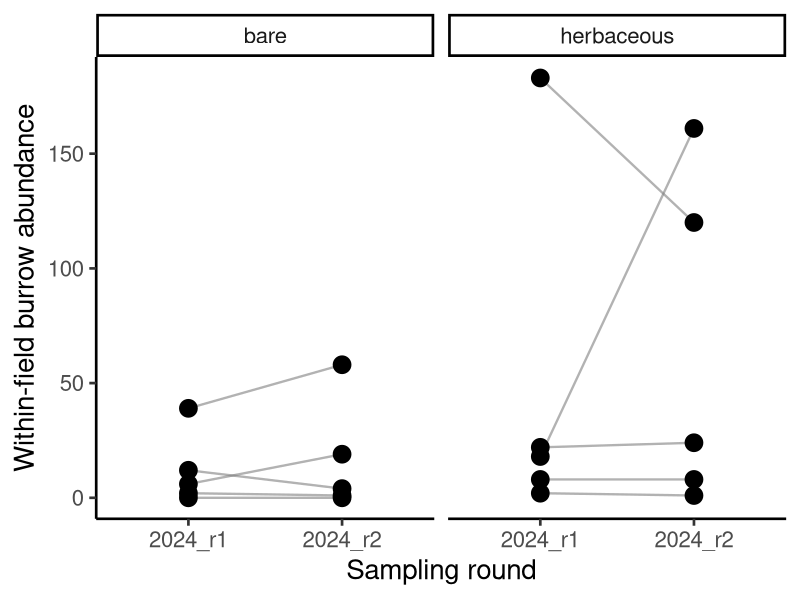
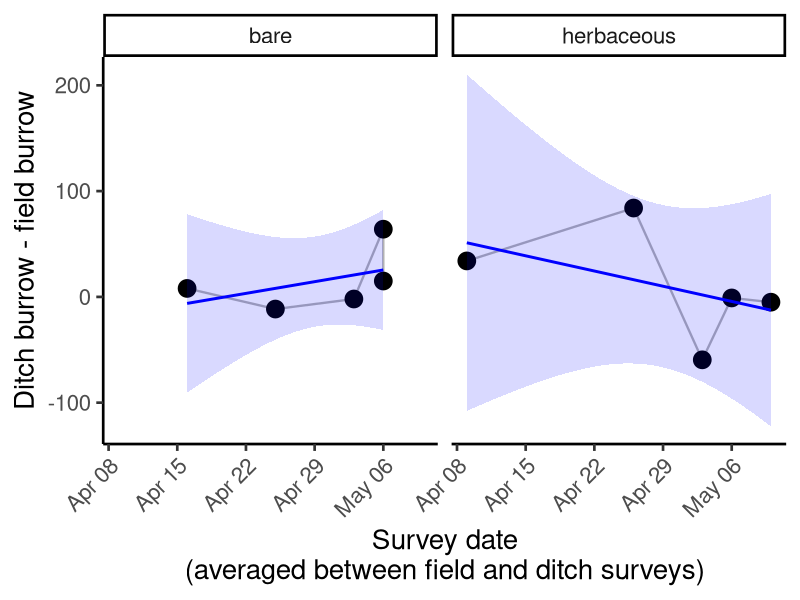
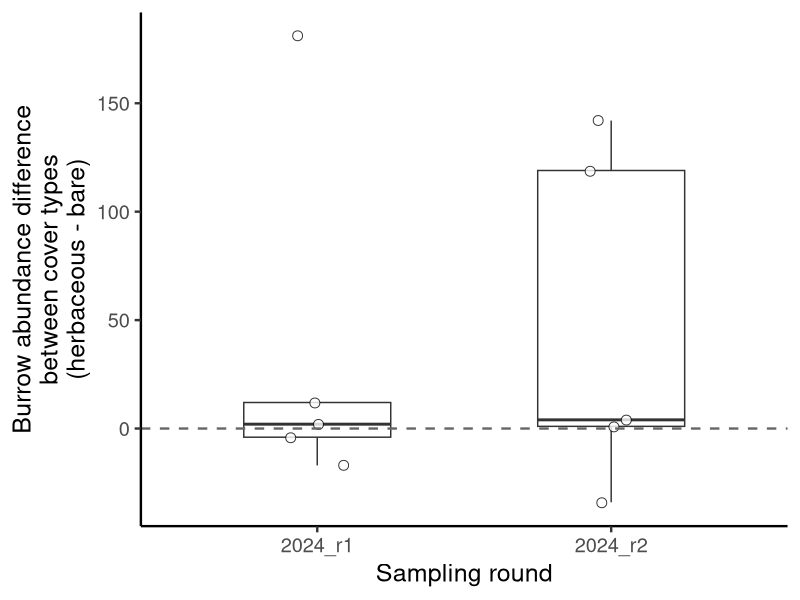
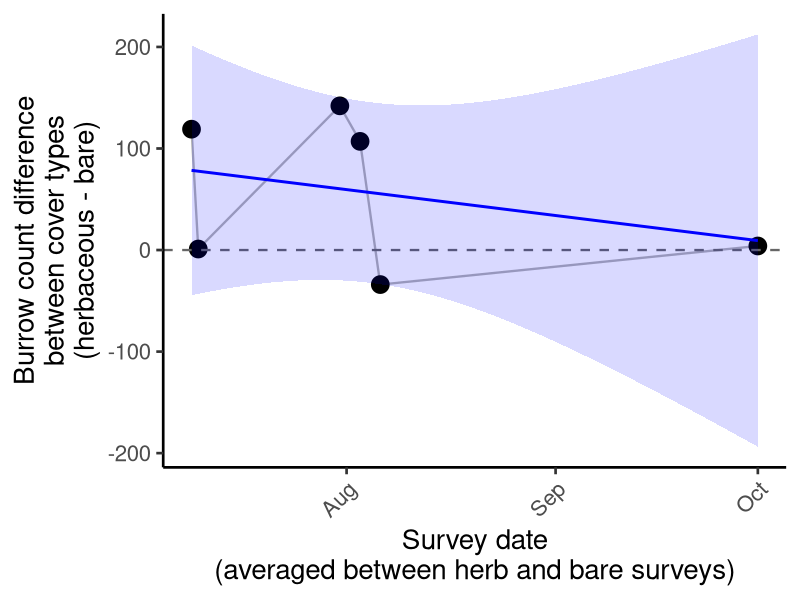

R code for these plots, in order:
## ---- chunk 1
knitr::opts_chunk$set(echo = TRUE)
knitr::opts_knit$set(root.dir = "~/Library/CloudStorage/OneDrive-UBC/MSc/12_analysis/rodent-bee-blueberry")
## ---- chunk 2
#load package
library(tidyverse)   #data manipulation, visualization etc. (dplyr, ggplot2, tidyr)
library(lubridate) #date <-> julian date


#read in data
rodent <- read.csv("06_cleandata/rodent_cleanv2.csv")

#add plot type
rodent <- rodent %>%
  mutate(plot_type = if_else(plot_id == "d", "ditch", "field")) %>%
  mutate(plot_type = as.factor(plot_type)) 

#correct round names
rodent <- rodent %>%
  filter(round != "") %>%
  # change r4 to r2
  mutate(round = ifelse(round == "2024_r4", "2024_r2", round))

#check
unique(rodent$round)

#Add area names to dataset
site_info <- read.csv("06_cleandata/site_info_clean.csv")

rodent <- rodent %>%
  left_join(site_info %>% dplyr::select(site_id, area, cover_type), by = c("site_id")) %>%
  mutate(area = ifelse(area == "pittmeadows_1", "pittmeadows", area)) %>%
  mutate(area = ifelse(area == "surrey_1", "surrey", area))


#load date data
rodent_dates_dVf <- read.csv("06_cleandata/rodent_dates_dVf.csv")

rodent_dates_fVb <- read.csv("06_cleandata/rodent_dates_fVb.csv")
## ---- chunk 3
#create vector for site names
site_names <- c("bates_57b", "bks_56", "chong_68", "bks_68", "chong_96", "bks_96", "gwb_neaves", "bks_neaves", "avtar_168", "surjit_168", "sandhu_ladnertrunk", "lbf_ladnertrunk")

#create vector for round numbers
round <-c("2024_r1", "2024_r2")


#combine vectors into dataframe 
samples_plot <- tibble(site = site_names) %>%
  expand_grid(round)

#remove rows from 2024 NS bee round and 2024 R1 veg for Sandhu farms and LBF farms (not sampled during that round)
surveys <- samples_plot %>%
  filter(!(site == "sandhu_ladnertrunk" & round == "2024_r1"))
surveys <- surveys %>%
  filter(!(site == "lbf_ladnertrunk" & round == "2024_r1"))

#rename site column
surveys <- surveys %>%
  rename(site_id = site)

#add area and cover type to df
surveys <- surveys %>%
  left_join(site_info %>% select(site_id, area, cover_type), by = c("site_id"))

#update cover type categories
surveys <- surveys %>%
   mutate(
     cover_type = as.factor(cover_type),
     cover_type = fct_recode(cover_type, "bare" = "bare", "herbaceous" = "grass")
   )

## ---- chunk 4
#filter rodent data to only within field, 
rodent_field <- rodent %>%
  filter(plot_type == "field") 

#create summary dataframe for rodent data
rodent_summary <- rodent_field %>%
  group_by(site_id, round) %>%
  summarise(num_burrows = n(), .groups = "drop") ##drop the groupings

#Add number of burrows to surveys dataframe
surveys <- surveys %>%
  left_join(rodent_summary, by = c("site_id", "round")) %>%
   mutate(num_burrows = replace_na(num_burrows, 0))

#remove sandhu ladnertrunk and lbf ladnertrunk since they were only recorded in r2
surveys <- surveys %>%
  filter(!(site_id == "sandhu_ladnertrunk"))
surveys <- surveys %>%
  filter(!(site_id == "lbf_ladnertrunk"))

#create bare vs grass surveys dfs
bare_surveys <- surveys %>%
  filter(cover_type == "bare")
  
grass_surveys <- surveys %>%
  filter(cover_type == "herbaceous")
## ---- chunk 5
# Plotting the trajectories
ggplot(surveys, aes(x = round, y = num_burrows, group = site_id)) +
  # 1. Draw the connecting lines first so they sit behind the points
  geom_line(color = "grey50", alpha = 0.6, size = 0.8) +
  
  # 2. Draw the points on top (using shape = 21 so they can take a 'fill' color)
  geom_point(shape = 21, size = 5, fill = "black", stroke = 1) +
  labs(
    x = "Sampling round",
    y = "Within-field burrow abundance",
    fill = "Cover type"
  ) +
  # 3. Split into panels by cover type
  facet_wrap(~cover_type) +
  theme_classic(base_size = 20)

## ---- chunk 6
#All sites
#check significance using paired wilcoxon signed-rank test
#Reshape data to wide format (one row per site, columns for R1 and R4)
rodent_wide <- surveys %>%
  pivot_wider(
    id_cols = c(site_id, cover_type, area), 
    names_from = round, 
    values_from = num_burrows,
    values_fill = 0 # If a site had no burrows in a round, it's a 0
  )

# 2. Run the paired test
wilcox.test(rodent_wide$`2024_r1`, rodent_wide$`2024_r2`, paired = TRUE)
##p=0.6236. We fail to reject the null hypothesisi that true location shift is equal to zero. 
##Therefore, we did not find a significant change in rodent burrow abundance over the course of the season.

#bare sites
rodent_wide_bare <- rodent_wide %>%
  filter(cover_type == "bare")
# 2. Run the paired test
wilcox.test(rodent_wide_bare$`2024_r1`, rodent_wide_bare$`2024_r2`, paired = TRUE)
##p=0.5839. We fail to reject the null hypothesisi that true location shift is equal to zero. 
##Therefore, we did not find a significant change in rodent burrow abundance over the course of the season.

#herbaceous sites
rodent_wide_herb <- rodent_wide %>%
  filter(cover_type == "herbaceous")
# 2. Run the paired test
wilcox.test(rodent_wide_herb$`2024_r1`, rodent_wide_herb$`2024_r2`, paired = TRUE)
##p=0.8551. We fail to reject the null hypothesisi that true location shift is equal to zero. 
##Therefore, we did not find a significant change in rodent burrow abundance over the course of the season.

## ---- chunk 7
#calculate number of burrows in ditch and average number of burrows in field plots at each site 
#create vector for site names not "sandhu_ladnertrunk" and "lbf_ladnertrunk" since they were not sampled during that round
site_names2 <- c("bates_57b", "bks_56", "chong_68", "bks_68", "chong_96", "bks_96", "gwb_neaves", "bks_neaves", "avtar_168", "surjit_168")

#create vector for plot type
plot_type <-c("ditch", "field")


#combine vectors into dataframe 
samples_plot2 <- tibble(site_id = site_names2) %>%
  expand_grid(plot_type)

#add area and cover type
samples_plot2 <- samples_plot2 %>%
  left_join(site_info %>% select(site_id, area, cover_type), by = c("site_id"))

#fix cover type formatting
surveys2 <- samples_plot2 %>%
   mutate(
     cover_type = as.factor(cover_type),
     cover_type = fct_recode(cover_type, "bare" = "bare", "herbaceous" = "grass")
   )

#add sampling date
site_dates <- rodent_dates_dVf %>%
  group_by(site_id, plot_type) %>%
  summarise(
    date = first(date), #select first date for each site/plot type combo so that there is one date for field and one for bare for each site within this round
    .groups = "drop"
  )
surveys2 <- surveys2 %>%
  # Pull the dates in by matching site_id
  left_join(site_dates, by = c("site_id", "plot_type"))

## ---- chunk 8
#filter to round 1 data (since that has ditch and within field measurements)
rodent_r1 <- rodent %>%
  filter(round == "2024_r1")

#create summary dataframe for rodent data
rodent_summary2 <- rodent_r1 %>%
  group_by(site_id, plot_id, plot_type) %>% ##first calculate number of burrows in each plot (p1, p2, d)
  summarise(num_burrows = n(), .groups = "drop") %>%
  group_by(site_id, plot_type) %>% ##then calculate average burrows with each plot type (f vs d)
  summarise(avg_burrows = mean(num_burrows), .groups = "drop")

#Add number of burrows to surveys dataframe
surveys2 <- surveys2 %>%
  left_join(rodent_summary2, by = c("site_id", "plot_type")) %>%
   mutate(avg_burrows = replace_na(avg_burrows, 0))


## ---- chunk 9
burrow_differences <- surveys2 %>%
  # Keep only the columns needed for this calculation
  select(site_id, cover_type, plot_type, avg_burrows) %>%
  
  # Pivot plot_type values (ditch, field) into their own columns
  pivot_wider(
    names_from = plot_type, 
    values_from = avg_burrows
  ) %>%
  
  # Calculate the difference (e.g., Ditch minus Field)
  mutate(
    ditch_field_diff = ditch - field
  )

#add date to dataframe
# Pivot your dates wide so each site has exactly one row for each site
site_dates_wide <- site_dates %>%
  mutate(plot_type = paste0("date_", plot_type)) %>% # turns into "date_ditch" and "date_field"
  pivot_wider(names_from = plot_type, values_from = date)

# Join it to your differences dataframe
burrow_differences <- burrow_differences %>%
  left_join(site_dates_wide, by = "site_id") %>%
  mutate(date_ditch = as.Date(date_ditch),
         date_field = as.Date(date_field)) %>%
  mutate(avg_date = pmin(date_ditch, date_field) + (abs(date_ditch - date_field) / 2))

range(burrow_differences$date_ditch) ##april 17-may 6
range(burrow_differences$date_field) ##april 1 - may 23
## ---- chunk 10
# Plotting the trajectories
ggplot(burrow_differences, aes(x = avg_date, y = ditch_field_diff)) +
  geom_line(color = "grey50", alpha = 0.6, size = 0.8) +
  geom_point(shape = 21, size = 5, fill = "black", stroke = 1) +
  labs(
    x = "Survey date\n(averaged between field and ditch surveys)",
    y = "Ditch burrow - field burrow",
    fill = "Cover type"
  ) +
  geom_smooth(method = "lm", color = "blue", fill = "blue", alpha = 0.15, se = TRUE) +
  # 3. Split into panels by cover type
  facet_wrap(~cover_type) +
  theme_classic(base_size = 20) +
  theme(axis.text.x = element_text(angle = 45, vjust = 1, hjust = 1))
## ---- chunk 11
#filter for each cover type
bare_diffs <- burrow_differences %>% filter(cover_type == "bare")
grass_diffs <- burrow_differences %>% filter(cover_type == "herbaceous")

# Non-parametric trend test
cor.test(~ ditch_field_diff + as.numeric(avg_date), data = bare_diffs, method = "kendall")
##tau = 0.53, p = 0.2065
cor.test(~ ditch_field_diff + as.numeric(avg_date), data = grass_diffs, method = "kendall")
##tau = -0.4, p = 0.4833
## ---- chunk 12
#create vector for site names not "sandhu_ladnertrunk" and "lbf_ladnertrunk" since they were not sampled during round 1
site_names2 <- c("bates_57b", "bks_56", "chong_68", "bks_68", "chong_96", "bks_96", "gwb_neaves", "bks_neaves", "avtar_168", "surjit_168")

#create vector for round
round <-c("2024_r1", "2024_r2")


#combine vectors into dataframe 
samples_plot3 <- tibble(site_id = site_names2) %>%
  expand_grid(round)

#add area and cover type
samples_plot3 <- samples_plot3 %>%
  left_join(site_info %>% select(site_id, area, cover_type), by = c("site_id")) %>%
  mutate(area = ifelse(area == "pittmeadows_1", "pittmeadows", area)) %>%
  mutate(area = ifelse(area == "surrey_1", "surrey", area))

#correct cover type formatting
surveys3 <- samples_plot3 %>%
   mutate(
     cover_type = as.factor(cover_type),
     cover_type = fct_recode(cover_type, "bare" = "bare", "herbaceous" = "grass")
   )
## ---- chunk 13
#filter to within-field data 
rodent_field <- rodent %>%
  filter(plot_type == "field")

#create summary dataframe for rodent data
rodent_summary3 <- rodent_field %>%
  group_by(site_id, cover_type, area, round) %>%
  summarise(num_burrows = n(), .groups = "drop")

#fix covertype formatting
rodent_summary3 <- rodent_summary3 %>%
   mutate(
     cover_type = as.factor(cover_type),
     cover_type = fct_recode(cover_type, "bare" = "bare", "herbaceous" = "grass")
   )

#Add number of burrows to surveys dataframe
surveys3 <- surveys3 %>%
  left_join(rodent_summary3, by = c("site_id", "area", "cover_type", "round")) %>%
   mutate(num_burrows = replace_na(num_burrows, 0))
## ---- chunk 14
burrow_differences_covertype <- surveys3 %>%
  # Keep only the columns needed for this calculation
  select(area, cover_type, round, num_burrows) %>%
  
  # Pivot plot_type values (ditch, field) into their own columns
  pivot_wider(
    names_from = cover_type, 
    values_from = num_burrows
  ) %>%
  
  # Calculate the difference (grass minus bare)
  mutate(
    herb_bare_diff = herbaceous - bare
  )
## ---- chunk 15
ggplot(burrow_differences_covertype, aes(x = round, y = herb_bare_diff)) +
  geom_boxplot(alpha = 0.7, outlier.shape = NA, width = 0.5) +
  # 2. Add jittered points so you can see the individual 'area' blocks
  geom_jitter(width = 0.1, size = 3, alpha = 0.8, color = "black", shape = 21, fill = "white") +
  # 3. Add a reference line at 0 (where herbaceous count == bare count)
  geom_hline(yintercept = 0, linetype = "dashed", color = "grey40", linewidth = 0.8) +
  labs(
    x = "Sampling round",
    y = "Burrow abundance difference\nbetween cover types\n(herbaceous - bare)"
  ) +
  # Using a clean theme and removing the redundant legend
  theme_classic(base_size = 18) 
## ---- chunk 16
#filter to r2
rodent_r2 <- rodent %>%
  filter(round == "2024_r2")

#calculate number of burrows per site
rodent_summary4 <- rodent_r2 %>%
  group_by(site_id) %>%
  summarise(num_burrows = n(), .groups = "drop")
## ---- chunk 17
samples_plot4 <- tibble(site_id = site_names)

#add area and cover type
samples_plot4 <- samples_plot4 %>%
  left_join(site_info %>% select(site_id, area, cover_type), by = c("site_id")) %>%
  mutate(area = ifelse(area == "pittmeadows_1", "pittmeadows", area)) %>%
  mutate(area = ifelse(area == "surrey_1", "surrey", area))


#join burrow numbers to site names df
rodent_summary4 <- samples_plot4 %>%
  left_join(rodent_summary4, by = c("site_id")) %>%
   mutate(num_burrows = replace_na(num_burrows, 0))

#correct cover type formatting
rodent_summary4 <- rodent_summary4 %>%
   mutate(
     cover_type = as.factor(cover_type),
     cover_type = fct_recode(cover_type, "bare" = "bare", "herbaceous" = "grass")
   )

## ---- chunk 18
burrow_differences_covertype_time <- rodent_summary4 %>%
  select(area, cover_type, num_burrows) %>%
  # Pivot cover_type values into their own columns
  pivot_wider(
    names_from = cover_type, 
    values_from = num_burrows
  ) %>%
  
  # Calculate the difference (e.g., Ditch minus Field)
  mutate(
    herb_bare_diff = herbaceous - bare
  )
## ---- chunk 19
#find average date between grassy and bare sites
site_dates2 <- rodent_dates_fVb %>% #use floral vs burrow dataframe
  group_by(site_id) %>%
  summarise(
    date = first(date), #select first date for each site (p1)
    .groups = "drop"
  )

#add area and cover type
site_dates2 <- site_dates2 %>%
  left_join(site_info %>% select(site_id, area, cover_type), by = c("site_id")) %>%
  mutate(area = ifelse(area == "pittmeadows_1", "pittmeadows", area)) %>%
  mutate(area = ifelse(area == "surrey_1", "surrey", area))

#correct cover type formatting
site_dates2 <- site_dates2 %>%
   mutate(
     cover_type = as.factor(cover_type),
     cover_type = fct_recode(cover_type, "bare" = "bare", "herbaceous" = "grass")
   )

# Pivot your dates wide so each site has exactly one row for each area
site_dates_wide2 <- site_dates2 %>%
  select(area, cover_type, date) %>%
  mutate(cover_type = paste0("date_", cover_type)) %>% # turns into "date_ditch" and "date_field"
  pivot_wider(names_from = cover_type, values_from = date)

#join to burrow differences df
burrow_differences_covertype_time <- burrow_differences_covertype_time %>%
  # Pull the dates in by matching site_id
  left_join(site_dates_wide2, by = c("area")) %>%
  mutate(date_herbaceous = as.Date(date_herbaceous),
         date_bare = as.Date(date_bare)) %>%
  mutate(avg_date = pmin(date_herbaceous, date_bare) + (abs(date_herbaceous - date_bare) / 2))
## ---- chunk 20
ggplot(burrow_differences_covertype_time, aes(x = avg_date, y = herb_bare_diff, group = 1)) +
  geom_line(color = "grey50", alpha = 0.6, size = 0.8) +
  geom_point(shape = 21, size = 5, fill = "black", stroke = 1) +
  labs(
    x = "Survey date\n(averaged between herb and bare surveys)",
    y = "Burrow count difference\nbetween cover types\n(herbaceous - bare)"
  ) +
  geom_hline(yintercept = 0, linetype = "dashed", color = "grey40", linewidth = 0.8) +
  geom_smooth(method = "lm", color = "blue", fill = "blue", alpha = 0.15, se = TRUE) +
  theme_classic(base_size = 20) +
  theme(axis.text.x = element_text(angle = 45, vjust = 1, hjust = 1))
## ---- chunk 21
# Non-parametric trend test
cor.test(~ herb_bare_diff + as.numeric(as.Date(avg_date)), data = burrow_differences_covertype_time, method = "kendall")
##tau = -0.33, p = 0.4694
